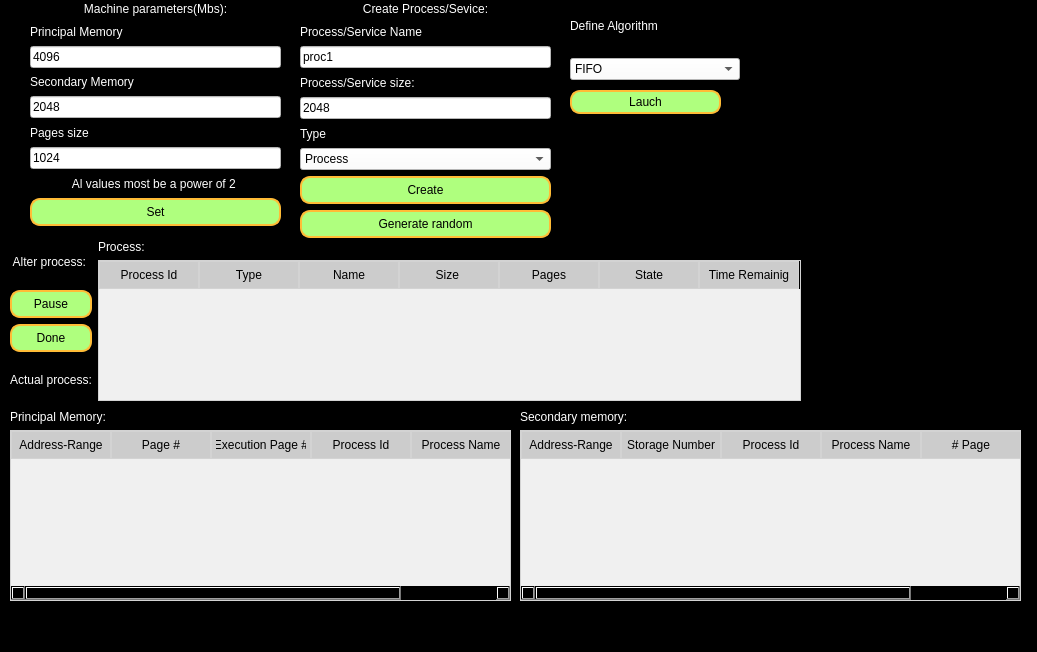
<?xml version="1.0" encoding="UTF-8"?>
<ui version="4.0">
 <class>MainWindow</class>
 <widget class="QMainWindow" name="MainWindow">
  <property name="geometry">
   <rect>
    <x>0</x>
    <y>0</y>
    <width>1037</width>
    <height>652</height>
   </rect>
  </property>
  <property name="windowTitle">
   <string>Process simulator</string>
  </property>
  <property name="styleSheet">
   <string notr="true">QWidget {
    background-color: #000000;
}

QLabel{
	color: white;
}

QLineEdit{
	background-color: rgb(255, 255, 255);
}

QComboBox{
	background-color: rgb(255, 255, 255);
}

QComboBox QAbstractItemView {
    background-color: rgb(255, 255, 255);
}

QPushButton {
    background-color: #afff7e;  /* Color de fondo */
    color: #0000;  /* Color del texto */
    border: 2px solid #ffbc37;  /* Borde con grosor de 2px y color */
    border-radius: 10px;  /* Esquinas redondeadas */
    padding: 5px;  /* Espaciado interno */
}

QPushButton:hover {
    background-color: #2980b9;  /* Color de fondo al pasar el mouse */
}

QPushButton:pressed {
    background-color: #1abc9c;  /* Color de fondo al hacer clic */
}

QTableWidget {
    background-color: #f0f0f0;  /* Color de fondo del QTableWidget */
    gridline-color: #d3d3d3;  /* Color de las líneas de la cuadrícula */
    border: 1px solid #d3d3d3;  /* Borde del QTableWidget */
}

QTableWidget::item {
    background-color: #ffffff;  /* Color de fondo de los ítems (celdas) */
    color: #000000;  /* Color del texto de los ítems */
}

QTableWidget::item:selected {
    background-color: #3399ff;  /* Color de fondo de las celdas seleccionadas */
    color: #ffffff;  /* Color del texto de las celdas seleccionadas */
}

QTableWidget QHeaderView::section {
    background-color: #cccccc;  /* Color de fondo de los encabezados */
    color: #000000;  /* Color del texto de los encabezados */
    padding: 4px;
    border: 1px solid #d3d3d3;  /* Borde de los encabezados */
}

QTableWidget::item:focus {
    outline: none;  /* Eliminar el borde por defecto al enfocarse en una celda */
}</string>
  </property>
  <widget class="QWidget" name="centralwidget">
   <widget class="QWidget" name="verticalLayoutWidget">
    <property name="geometry">
     <rect>
      <x>30</x>
      <y>0</y>
      <width>251</width>
      <height>226</height>
     </rect>
    </property>
    <layout class="QVBoxLayout" name="verticalLayout">
     <item>
      <widget class="QLabel" name="label_4">
       <property name="text">
        <string>Machine parameters(Mbs):</string>
       </property>
       <property name="alignment">
        <set>Qt::AlignCenter</set>
       </property>
      </widget>
     </item>
     <item>
      <widget class="QLabel" name="label">
       <property name="text">
        <string>Principal Memory</string>
       </property>
      </widget>
     </item>
     <item>
      <widget class="QLineEdit" name="tfPrincipalMemorySize">
       <property name="text">
        <string>4096</string>
       </property>
      </widget>
     </item>
     <item>
      <widget class="QLabel" name="label_2">
       <property name="text">
        <string>Secondary Memory</string>
       </property>
      </widget>
     </item>
     <item>
      <widget class="QLineEdit" name="tfSecondaryMemorySize">
       <property name="text">
        <string>2048</string>
       </property>
      </widget>
     </item>
     <item>
      <widget class="QLabel" name="label_3">
       <property name="text">
        <string>Pages size</string>
       </property>
      </widget>
     </item>
     <item>
      <widget class="QLineEdit" name="tfPagesSize">
       <property name="text">
        <string>1024</string>
       </property>
      </widget>
     </item>
     <item>
      <widget class="QLabel" name="label_16">
       <property name="text">
        <string>Al values most be a power of 2 </string>
       </property>
       <property name="alignment">
        <set>Qt::AlignCenter</set>
       </property>
      </widget>
     </item>
     <item>
      <widget class="QPushButton" name="btnSetParameters">
       <property name="text">
        <string>Set</string>
       </property>
      </widget>
     </item>
    </layout>
   </widget>
   <widget class="QWidget" name="verticalLayoutWidget_2">
    <property name="geometry">
     <rect>
      <x>300</x>
      <y>0</y>
      <width>251</width>
      <height>238</height>
     </rect>
    </property>
    <layout class="QVBoxLayout" name="verticalLayout_3">
     <item>
      <widget class="QLabel" name="label_5">
       <property name="text">
        <string>Create Process/Sevice:</string>
       </property>
       <property name="alignment">
        <set>Qt::AlignCenter</set>
       </property>
      </widget>
     </item>
     <item>
      <widget class="QLabel" name="label_6">
       <property name="text">
        <string>Process/Service Name</string>
       </property>
      </widget>
     </item>
     <item>
      <widget class="QLineEdit" name="tfProcessName">
       <property name="text">
        <string>proc1</string>
       </property>
      </widget>
     </item>
     <item>
      <widget class="QLabel" name="label_7">
       <property name="text">
        <string>Process/Service size:</string>
       </property>
      </widget>
     </item>
     <item>
      <widget class="QLineEdit" name="tfProcessSize">
       <property name="text">
        <string>2048</string>
       </property>
      </widget>
     </item>
     <item>
      <widget class="QLabel" name="label_10">
       <property name="text">
        <string>Type</string>
       </property>
      </widget>
     </item>
     <item>
      <widget class="QComboBox" name="cmbType">
       <item>
        <property name="text">
         <string>Process</string>
        </property>
       </item>
       <item>
        <property name="text">
         <string>Service</string>
        </property>
       </item>
      </widget>
     </item>
     <item>
      <widget class="QPushButton" name="btnCreateProccess">
       <property name="text">
        <string>Create</string>
       </property>
      </widget>
     </item>
     <item>
      <widget class="QPushButton" name="btnGenerateRandom">
       <property name="text">
        <string>Generate random</string>
       </property>
      </widget>
     </item>
    </layout>
   </widget>
   <widget class="QWidget" name="horizontalLayoutWidget">
    <property name="geometry">
     <rect>
      <x>10</x>
      <y>240</y>
      <width>791</width>
      <height>161</height>
     </rect>
    </property>
    <layout class="QHBoxLayout" name="horizontalLayout">
     <item>
      <layout class="QVBoxLayout" name="verticalLayout_2">
       <item>
        <widget class="QLabel" name="label_9">
         <property name="text">
          <string>Alter process: </string>
         </property>
         <property name="alignment">
          <set>Qt::AlignCenter</set>
         </property>
        </widget>
       </item>
       <item>
        <widget class="QPushButton" name="btnPause">
         <property name="text">
          <string>Pause</string>
         </property>
        </widget>
       </item>
       <item>
        <widget class="QPushButton" name="btnDone">
         <property name="text">
          <string>Done</string>
         </property>
        </widget>
       </item>
       <item>
        <widget class="QLabel" name="lblActualProcess">
         <property name="text">
          <string>Actual process:</string>
         </property>
         <property name="alignment">
          <set>Qt::AlignCenter</set>
         </property>
        </widget>
       </item>
      </layout>
     </item>
     <item>
      <layout class="QVBoxLayout" name="vboxProcessTable">
       <item>
        <widget class="QLabel" name="label_8">
         <property name="text">
          <string>Process:</string>
         </property>
        </widget>
       </item>
       <item>
        <widget class="QTableWidget" name="tbwProcess">
         <column>
          <property name="text">
           <string>Process Id</string>
          </property>
         </column>
         <column>
          <property name="text">
           <string>Type</string>
          </property>
         </column>
         <column>
          <property name="text">
           <string>Name</string>
          </property>
         </column>
         <column>
          <property name="text">
           <string>Size </string>
          </property>
         </column>
         <column>
          <property name="text">
           <string>Pages</string>
          </property>
         </column>
         <column>
          <property name="text">
           <string>State</string>
          </property>
         </column>
         <column>
          <property name="text">
           <string>Time Remainig</string>
          </property>
         </column>
        </widget>
       </item>
      </layout>
     </item>
    </layout>
   </widget>
   <widget class="QWidget" name="verticalLayoutWidget_5">
    <property name="geometry">
     <rect>
      <x>10</x>
      <y>410</y>
      <width>501</width>
      <height>191</height>
     </rect>
    </property>
    <layout class="QVBoxLayout" name="verticalLayout_4">
     <item>
      <widget class="QLabel" name="label_11">
       <property name="text">
        <string>Principal Memory:</string>
       </property>
      </widget>
     </item>
     <item>
      <widget class="QTableWidget" name="tbwPrimaryMemory">
       <column>
        <property name="text">
         <string>Address-Range</string>
        </property>
       </column>
       <column>
        <property name="text">
         <string>Page #</string>
        </property>
       </column>
       <column>
        <property name="text">
         <string>Execution Page #</string>
        </property>
       </column>
       <column>
        <property name="text">
         <string>Process Id</string>
        </property>
       </column>
       <column>
        <property name="text">
         <string>Process Name</string>
        </property>
       </column>
      </widget>
     </item>
    </layout>
   </widget>
   <widget class="QWidget" name="verticalLayoutWidget_6">
    <property name="geometry">
     <rect>
      <x>520</x>
      <y>410</y>
      <width>501</width>
      <height>191</height>
     </rect>
    </property>
    <layout class="QVBoxLayout" name="verticalLayout_5">
     <item>
      <widget class="QLabel" name="label_12">
       <property name="text">
        <string>Secondary memory:</string>
       </property>
      </widget>
     </item>
     <item>
      <widget class="QTableWidget" name="tbwSecondaryMemory">
       <column>
        <property name="text">
         <string>Address-Range</string>
        </property>
       </column>
       <column>
        <property name="text">
         <string>Storage Number</string>
        </property>
       </column>
       <column>
        <property name="text">
         <string>Process Id</string>
        </property>
       </column>
       <column>
        <property name="text">
         <string>Process Name</string>
        </property>
       </column>
       <column>
        <property name="text">
         <string># Page</string>
        </property>
       </column>
      </widget>
     </item>
    </layout>
   </widget>
   <widget class="QWidget" name="verticalLayoutWidget_7">
    <property name="geometry">
     <rect>
      <x>570</x>
      <y>0</y>
      <width>170</width>
      <height>80</height>
     </rect>
    </property>
    <layout class="QVBoxLayout" name="verticalLayout_6">
     <item>
      <widget class="QLabel" name="label_13">
       <property name="text">
        <string>Define Algorithm</string>
       </property>
      </widget>
     </item>
     <item>
      <widget class="QComboBox" name="cmbSelectAlgorithm">
       <item>
        <property name="text">
         <string>FIFO</string>
        </property>
       </item>
       <item>
        <property name="text">
         <string>SJF</string>
        </property>
       </item>
       <item>
        <property name="text">
         <string>HRRN</string>
        </property>
       </item>
       <item>
        <property name="text">
         <string>PRIORITY</string>
        </property>
       </item>
      </widget>
     </item>
    </layout>
   </widget>
   <widget class="QPushButton" name="btnLauch">
    <property name="geometry">
     <rect>
      <x>570</x>
      <y>90</y>
      <width>151</width>
      <height>24</height>
     </rect>
    </property>
    <property name="text">
     <string>Lauch</string>
    </property>
   </widget>
  </widget>
  <widget class="QStatusBar" name="statusbar"/>
 </widget>
 <resources/>
 <connections/>
</ui>
